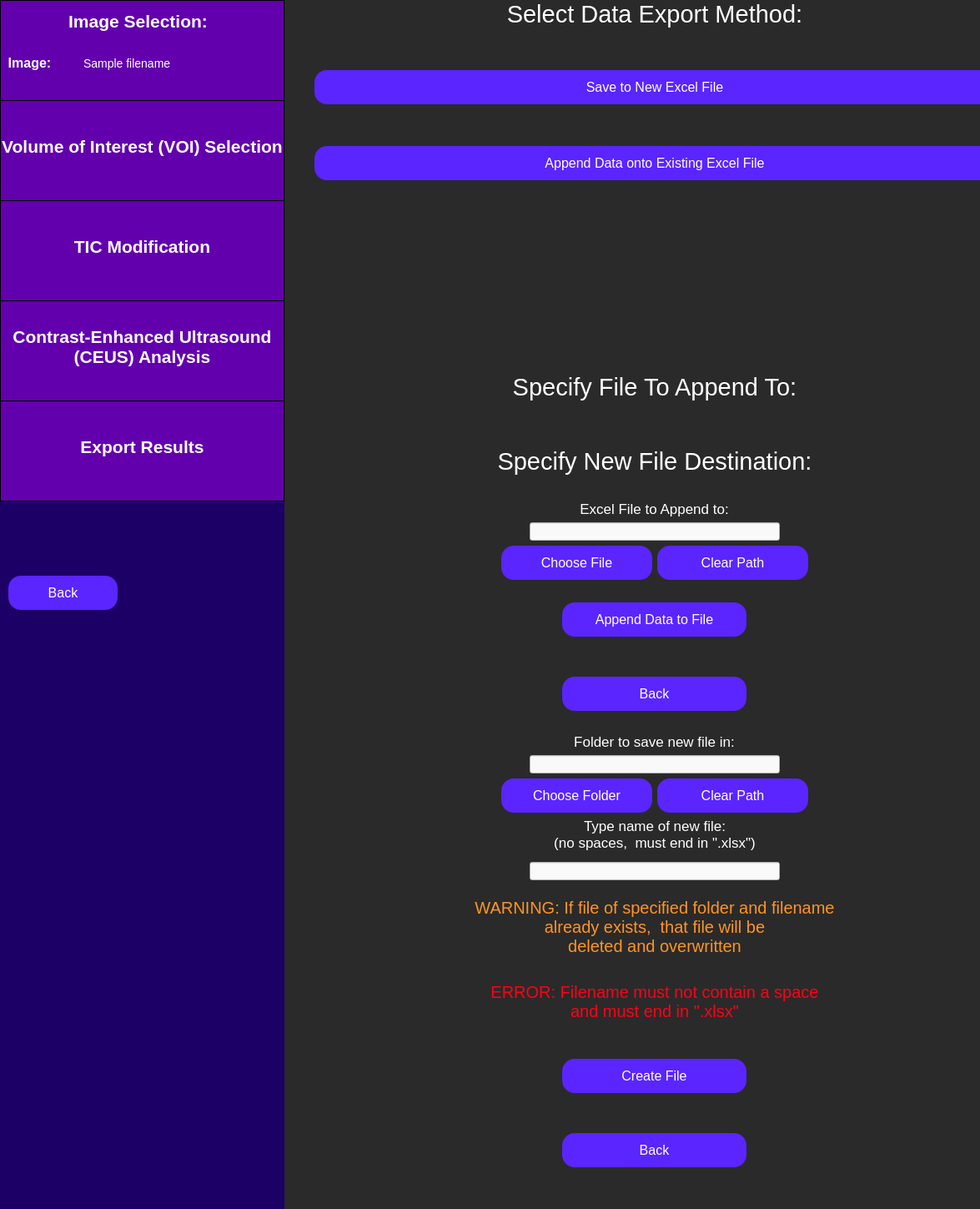
<?xml version="1.0" encoding="UTF-8"?>
<ui version="4.0">
 <class>exportData</class>
 <widget class="QWidget" name="exportData">
  <property name="geometry">
   <rect>
    <x>0</x>
    <y>0</y>
    <width>1175</width>
    <height>1449</height>
   </rect>
  </property>
  <property name="windowTitle">
   <string>Export Data</string>
  </property>
  <property name="styleSheet">
   <string notr="true">QWidget {
	background: rgb(42, 42, 42);
}</string>
  </property>
  <widget class="QWidget" name="horizontalLayoutWidget_3">
   <property name="geometry">
    <rect>
     <x>0</x>
     <y>0</y>
     <width>1223</width>
     <height>1509</height>
    </rect>
   </property>
   <layout class="QHBoxLayout" name="fullScreenLayout">
    <item>
     <widget class="QWidget" name="sidebar" native="true">
      <property name="minimumSize">
       <size>
        <width>341</width>
        <height>0</height>
       </size>
      </property>
      <property name="maximumSize">
       <size>
        <width>341</width>
        <height>16777215</height>
       </size>
      </property>
      <property name="toolTip">
       <string>&lt;html&gt;&lt;head/&gt;&lt;body&gt;&lt;p&gt;&lt;br/&gt;&lt;/p&gt;&lt;/body&gt;&lt;/html&gt;</string>
      </property>
      <property name="styleSheet">
       <string notr="true">QWidget {
	background-color: rgb(28, 0, 101);
}</string>
      </property>
      <widget class="QFrame" name="imageSelectionSidebar">
       <property name="geometry">
        <rect>
         <x>0</x>
         <y>0</y>
         <width>341</width>
         <height>121</height>
        </rect>
       </property>
       <property name="styleSheet">
        <string notr="true">QFrame {
	background-color: rgb(99, 0, 174);
	border: 1px solid black;
}</string>
       </property>
       <property name="frameShape">
        <enum>QFrame::StyledPanel</enum>
       </property>
       <property name="frameShadow">
        <enum>QFrame::Raised</enum>
       </property>
       <widget class="QLabel" name="imageSelectionLabelSidebar">
        <property name="geometry">
         <rect>
          <x>70</x>
          <y>0</y>
          <width>191</width>
          <height>51</height>
         </rect>
        </property>
        <property name="styleSheet">
         <string notr="true">QLabel {
	font-size: 21px;
	color: rgb(255, 255, 255);
	background-color: rgba(255, 255, 255, 0);
	border: 0px;
	font-weight: bold;
}</string>
        </property>
        <property name="text">
         <string>Image Selection:</string>
        </property>
        <property name="alignment">
         <set>Qt::AlignCenter</set>
        </property>
       </widget>
       <widget class="QLabel" name="imageLabel">
        <property name="geometry">
         <rect>
          <x>-60</x>
          <y>50</y>
          <width>191</width>
          <height>51</height>
         </rect>
        </property>
        <property name="styleSheet">
         <string notr="true">QLabel {
	font-size: 16px;
	color: rgb(255, 255, 255);
	background-color: rgba(255, 255, 255, 0);
	border: 0px;
	font-weight: bold;
}</string>
        </property>
        <property name="text">
         <string>Image:</string>
        </property>
        <property name="alignment">
         <set>Qt::AlignCenter</set>
        </property>
       </widget>
       <widget class="QLabel" name="imagePathInput">
        <property name="geometry">
         <rect>
          <x>100</x>
          <y>50</y>
          <width>241</width>
          <height>51</height>
         </rect>
        </property>
        <property name="styleSheet">
         <string notr="true">QLabel {
	font-size: 14px;
	color: rgb(255, 255, 255);
	background-color: rgba(255, 255, 255, 0);
	border: 0px;
}</string>
        </property>
        <property name="text">
         <string>Sample filename </string>
        </property>
        <property name="alignment">
         <set>Qt::AlignLeading|Qt::AlignLeft|Qt::AlignVCenter</set>
        </property>
       </widget>
      </widget>
      <widget class="QFrame" name="roiSidebar">
       <property name="geometry">
        <rect>
         <x>0</x>
         <y>120</y>
         <width>341</width>
         <height>121</height>
        </rect>
       </property>
       <property name="styleSheet">
        <string notr="true">QFrame {
	background-color: rgb(99, 0, 174);
	border: 1px solid black;
}</string>
       </property>
       <property name="frameShape">
        <enum>QFrame::StyledPanel</enum>
       </property>
       <property name="frameShadow">
        <enum>QFrame::Raised</enum>
       </property>
       <widget class="QLabel" name="roiSidebarLabel">
        <property name="geometry">
         <rect>
          <x>0</x>
          <y>30</y>
          <width>341</width>
          <height>51</height>
         </rect>
        </property>
        <property name="styleSheet">
         <string notr="true">QLabel {
	font-size: 21px;
	color: rgb(255, 255, 255);
	background-color: rgba(255, 255, 255, 0);
	border: 0px;
	font-weight: bold;
}</string>
        </property>
        <property name="text">
         <string>Volume of Interest (VOI) Selection</string>
        </property>
        <property name="alignment">
         <set>Qt::AlignCenter</set>
        </property>
       </widget>
      </widget>
      <widget class="QFrame" name="rfAnalysisSidebar">
       <property name="geometry">
        <rect>
         <x>0</x>
         <y>480</y>
         <width>341</width>
         <height>121</height>
        </rect>
       </property>
       <property name="styleSheet">
        <string notr="true">QFrame {
	background-color:  rgb(99, 0, 174);
	border: 1px solid black;
}</string>
       </property>
       <property name="frameShape">
        <enum>QFrame::StyledPanel</enum>
       </property>
       <property name="frameShadow">
        <enum>QFrame::Raised</enum>
       </property>
       <widget class="QLabel" name="rfAnalysisLabel">
        <property name="geometry">
         <rect>
          <x>0</x>
          <y>30</y>
          <width>341</width>
          <height>51</height>
         </rect>
        </property>
        <property name="styleSheet">
         <string notr="true">QLabel {
	font-size: 21px;
	color: rgb(255, 255, 255);
	background-color: rgba(255, 255, 255, 0);
	border: 0px;
	font-weight: bold;
}</string>
        </property>
        <property name="text">
         <string>Export Results</string>
        </property>
        <property name="alignment">
         <set>Qt::AlignCenter</set>
        </property>
       </widget>
      </widget>
      <widget class="QFrame" name="ticAnalysisSidebar">
       <property name="geometry">
        <rect>
         <x>0</x>
         <y>360</y>
         <width>341</width>
         <height>121</height>
        </rect>
       </property>
       <property name="styleSheet">
        <string notr="true">QFrame {
	background-color:  rgb(99, 0, 174);
	border: 1px solid black;
}</string>
       </property>
       <property name="frameShape">
        <enum>QFrame::StyledPanel</enum>
       </property>
       <property name="frameShadow">
        <enum>QFrame::Raised</enum>
       </property>
       <widget class="QLabel" name="ticAnalysisLabel">
        <property name="geometry">
         <rect>
          <x>0</x>
          <y>30</y>
          <width>341</width>
          <height>51</height>
         </rect>
        </property>
        <property name="styleSheet">
         <string notr="true">QLabel {
	font-size: 21px;
	color: rgb(255, 255, 255);
	background-color: rgba(255, 255, 255, 0);
	border: 0px;
	font-weight: bold;
}</string>
        </property>
        <property name="text">
         <string>Contrast-Enhanced Ultrasound
(CEUS) Analysis</string>
        </property>
        <property name="alignment">
         <set>Qt::AlignCenter</set>
        </property>
       </widget>
      </widget>
      <widget class="QFrame" name="analysisParamsSidebar">
       <property name="geometry">
        <rect>
         <x>0</x>
         <y>240</y>
         <width>341</width>
         <height>121</height>
        </rect>
       </property>
       <property name="styleSheet">
        <string notr="true">QFrame {
	background-color: rgb(99, 0, 174);
	border: 1px solid black;
}</string>
       </property>
       <property name="frameShape">
        <enum>QFrame::StyledPanel</enum>
       </property>
       <property name="frameShadow">
        <enum>QFrame::Raised</enum>
       </property>
       <widget class="QLabel" name="analysisParamsLabel">
        <property name="geometry">
         <rect>
          <x>0</x>
          <y>30</y>
          <width>341</width>
          <height>51</height>
         </rect>
        </property>
        <property name="styleSheet">
         <string notr="true">QLabel {
	font-size: 21px;
	color: rgb(255, 255, 255);
	background-color: rgba(255, 255, 255, 0);
	border: 0px;
	font-weight:bold;
}</string>
        </property>
        <property name="text">
         <string>TIC Modification</string>
        </property>
        <property name="alignment">
         <set>Qt::AlignCenter</set>
        </property>
       </widget>
      </widget>
      <widget class="QPushButton" name="backButton">
       <property name="geometry">
        <rect>
         <x>10</x>
         <y>690</y>
         <width>131</width>
         <height>41</height>
        </rect>
       </property>
       <property name="styleSheet">
        <string notr="true">QPushButton {
	color: white;
	font-size: 16px;
	background: rgb(90, 37, 255);
	border-radius: 15px;
}</string>
       </property>
       <property name="text">
        <string>Back</string>
       </property>
      </widget>
     </widget>
    </item>
    <item>
     <layout class="QVBoxLayout" name="verticalLayout_4">
      <item>
       <layout class="QVBoxLayout" name="approachSelectionLayout">
        <property name="spacing">
         <number>50</number>
        </property>
        <property name="leftMargin">
         <number>30</number>
        </property>
        <property name="rightMargin">
         <number>30</number>
        </property>
        <property name="bottomMargin">
         <number>200</number>
        </property>
        <item>
         <widget class="QLabel" name="selectDataLabel">
          <property name="styleSheet">
           <string notr="true">QLabel {
	font-size: 29px;
	color: rgb(255, 255, 255);
	background-color: rgba(255, 255, 255, 0);
}</string>
          </property>
          <property name="text">
           <string>Select Data Export Method:</string>
          </property>
          <property name="textFormat">
           <enum>Qt::AutoText</enum>
          </property>
          <property name="scaledContents">
           <bool>false</bool>
          </property>
          <property name="alignment">
           <set>Qt::AlignCenter</set>
          </property>
          <property name="wordWrap">
           <bool>true</bool>
          </property>
         </widget>
        </item>
        <item>
         <widget class="QPushButton" name="newFileOptionButton">
          <property name="minimumSize">
           <size>
            <width>421</width>
            <height>41</height>
           </size>
          </property>
          <property name="toolTip">
           <string>&lt;html&gt;&lt;head/&gt;&lt;body&gt;&lt;p&gt;&lt;br/&gt;&lt;/p&gt;&lt;/body&gt;&lt;/html&gt;</string>
          </property>
          <property name="styleSheet">
           <string notr="true">QPushButton {
	color: white;
	font-size: 16px;
	background: rgb(90, 37, 255);
	border-radius: 15px;
}</string>
          </property>
          <property name="text">
           <string>Save to New Excel File</string>
          </property>
         </widget>
        </item>
        <item>
         <widget class="QPushButton" name="appendFileOptionButton">
          <property name="minimumSize">
           <size>
            <width>421</width>
            <height>41</height>
           </size>
          </property>
          <property name="toolTip">
           <string>&lt;html&gt;&lt;head/&gt;&lt;body&gt;&lt;p&gt;&lt;br/&gt;&lt;/p&gt;&lt;/body&gt;&lt;/html&gt;</string>
          </property>
          <property name="styleSheet">
           <string notr="true">QPushButton {
	color: white;
	font-size: 16px;
	background: rgb(90, 37, 255);
	border-radius: 15px;
}</string>
          </property>
          <property name="text">
           <string>Append Data onto Existing Excel File</string>
          </property>
         </widget>
        </item>
       </layout>
      </item>
      <item>
       <widget class="QLabel" name="appendFileHeading">
        <property name="styleSheet">
         <string notr="true">QLabel {
	font-size: 29px;
	color: rgb(255, 255, 255);
	background-color: rgba(255, 255, 255, 0);
}</string>
        </property>
        <property name="text">
         <string>Specify File To Append To:</string>
        </property>
        <property name="textFormat">
         <enum>Qt::AutoText</enum>
        </property>
        <property name="scaledContents">
         <bool>false</bool>
        </property>
        <property name="alignment">
         <set>Qt::AlignCenter</set>
        </property>
        <property name="wordWrap">
         <bool>true</bool>
        </property>
       </widget>
      </item>
      <item>
       <widget class="QLabel" name="newFileHeading">
        <property name="styleSheet">
         <string notr="true">QLabel {
	font-size: 29px;
	color: rgb(255, 255, 255);
	background-color: rgba(255, 255, 255, 0);
}</string>
        </property>
        <property name="text">
         <string>Specify New File Destination:</string>
        </property>
        <property name="textFormat">
         <enum>Qt::AutoText</enum>
        </property>
        <property name="scaledContents">
         <bool>false</bool>
        </property>
        <property name="alignment">
         <set>Qt::AlignCenter</set>
        </property>
        <property name="wordWrap">
         <bool>true</bool>
        </property>
       </widget>
      </item>
      <item>
       <layout class="QVBoxLayout" name="verticalLayout_2">
        <item alignment="Qt::AlignHCenter|Qt::AlignVCenter">
         <widget class="QLabel" name="appendFileLabel">
          <property name="styleSheet">
           <string notr="true">QLabel {
	background-color: rgba(255, 255, 255, 0);
	color: white;
	font-size: 17px;
}</string>
          </property>
          <property name="text">
           <string>Excel File to Append to:</string>
          </property>
          <property name="alignment">
           <set>Qt::AlignCenter</set>
          </property>
          <property name="textInteractionFlags">
           <set>Qt::NoTextInteraction</set>
          </property>
         </widget>
        </item>
        <item alignment="Qt::AlignHCenter|Qt::AlignVCenter">
         <widget class="QLineEdit" name="appendFilePath">
          <property name="minimumSize">
           <size>
            <width>300</width>
            <height>0</height>
           </size>
          </property>
          <property name="maximumSize">
           <size>
            <width>500</width>
            <height>16777215</height>
           </size>
          </property>
          <property name="styleSheet">
           <string notr="true">QLineEdit {
	background-color: rgb(249, 249, 249);
	color: black;
}</string>
          </property>
         </widget>
        </item>
        <item>
         <layout class="QHBoxLayout" name="horizontalLayout_2">
          <property name="spacing">
           <number>6</number>
          </property>
          <item alignment="Qt::AlignRight|Qt::AlignVCenter">
           <widget class="QPushButton" name="chooseAppendFileButton">
            <property name="minimumSize">
             <size>
              <width>181</width>
              <height>41</height>
             </size>
            </property>
            <property name="maximumSize">
             <size>
              <width>221</width>
              <height>16777215</height>
             </size>
            </property>
            <property name="styleSheet">
             <string notr="true">QPushButton {
	color: white;
	font-size: 16px;
	background: rgb(90, 37, 255);
	border-radius: 15px;
}</string>
            </property>
            <property name="text">
             <string>Choose File</string>
            </property>
           </widget>
          </item>
          <item alignment="Qt::AlignLeft|Qt::AlignVCenter">
           <widget class="QPushButton" name="clearAppendFileButton">
            <property name="minimumSize">
             <size>
              <width>181</width>
              <height>41</height>
             </size>
            </property>
            <property name="maximumSize">
             <size>
              <width>221</width>
              <height>16777215</height>
             </size>
            </property>
            <property name="styleSheet">
             <string notr="true">QPushButton {
	color: white;
	font-size: 16px;
	background: rgb(90, 37, 255);
	border-radius: 15px;
}</string>
            </property>
            <property name="text">
             <string>Clear Path</string>
            </property>
           </widget>
          </item>
         </layout>
        </item>
       </layout>
      </item>
      <item alignment="Qt::AlignHCenter|Qt::AlignVCenter">
       <widget class="QPushButton" name="appendFileButton">
        <property name="minimumSize">
         <size>
          <width>221</width>
          <height>41</height>
         </size>
        </property>
        <property name="maximumSize">
         <size>
          <width>321</width>
          <height>16777215</height>
         </size>
        </property>
        <property name="styleSheet">
         <string notr="true">QPushButton {
	color: white;
	font-size: 16px;
	background: rgb(90, 37, 255);
	border-radius: 15px;
}</string>
        </property>
        <property name="text">
         <string>Append Data to File</string>
        </property>
       </widget>
      </item>
      <item alignment="Qt::AlignHCenter|Qt::AlignVCenter">
       <widget class="QPushButton" name="appendFileBackButton">
        <property name="sizePolicy">
         <sizepolicy hsizetype="Preferred" vsizetype="Fixed">
          <horstretch>0</horstretch>
          <verstretch>0</verstretch>
         </sizepolicy>
        </property>
        <property name="minimumSize">
         <size>
          <width>221</width>
          <height>41</height>
         </size>
        </property>
        <property name="maximumSize">
         <size>
          <width>321</width>
          <height>16777215</height>
         </size>
        </property>
        <property name="styleSheet">
         <string notr="true">QPushButton {
	color: white;
	font-size: 16px;
	background: rgb(90, 37, 255);
	border-radius: 15px;
}</string>
        </property>
        <property name="text">
         <string>Back</string>
        </property>
       </widget>
      </item>
      <item>
       <layout class="QVBoxLayout" name="verticalLayout">
        <item alignment="Qt::AlignHCenter|Qt::AlignVCenter">
         <widget class="QLabel" name="newFolderPathLabel">
          <property name="styleSheet">
           <string notr="true">QLabel {
	background-color: rgba(255, 255, 255, 0);
	color: white;
	font-size: 17px;
}</string>
          </property>
          <property name="text">
           <string>Folder to save new file in:</string>
          </property>
          <property name="alignment">
           <set>Qt::AlignCenter</set>
          </property>
          <property name="textInteractionFlags">
           <set>Qt::NoTextInteraction</set>
          </property>
         </widget>
        </item>
        <item alignment="Qt::AlignHCenter|Qt::AlignVCenter">
         <widget class="QLineEdit" name="newFolderPathInput">
          <property name="minimumSize">
           <size>
            <width>300</width>
            <height>0</height>
           </size>
          </property>
          <property name="maximumSize">
           <size>
            <width>500</width>
            <height>16777215</height>
           </size>
          </property>
          <property name="styleSheet">
           <string notr="true">QLineEdit {
	background-color: rgb(249, 249, 249);
	color: black;
}</string>
          </property>
         </widget>
        </item>
        <item>
         <layout class="QHBoxLayout" name="horizontalLayout">
          <item alignment="Qt::AlignRight|Qt::AlignVCenter">
           <widget class="QPushButton" name="chooseNewFolderButton">
            <property name="minimumSize">
             <size>
              <width>181</width>
              <height>41</height>
             </size>
            </property>
            <property name="maximumSize">
             <size>
              <width>221</width>
              <height>16777215</height>
             </size>
            </property>
            <property name="styleSheet">
             <string notr="true">QPushButton {
	color: white;
	font-size: 16px;
	background: rgb(90, 37, 255);
	border-radius: 15px;
}</string>
            </property>
            <property name="text">
             <string>Choose Folder</string>
            </property>
           </widget>
          </item>
          <item alignment="Qt::AlignLeft|Qt::AlignVCenter">
           <widget class="QPushButton" name="clearNewFolderButton">
            <property name="minimumSize">
             <size>
              <width>181</width>
              <height>41</height>
             </size>
            </property>
            <property name="maximumSize">
             <size>
              <width>221</width>
              <height>16777215</height>
             </size>
            </property>
            <property name="styleSheet">
             <string notr="true">QPushButton {
	color: white;
	font-size: 16px;
	background: rgb(90, 37, 255);
	border-radius: 15px;
}</string>
            </property>
            <property name="text">
             <string>Clear Path</string>
            </property>
           </widget>
          </item>
         </layout>
        </item>
       </layout>
      </item>
      <item>
       <layout class="QVBoxLayout" name="verticalLayout_3">
        <item alignment="Qt::AlignHCenter|Qt::AlignVCenter">
         <widget class="QLabel" name="newFileNameLabel">
          <property name="styleSheet">
           <string notr="true">QLabel {
	background-color: rgba(255, 255, 255, 0);
	color: white;
	font-size: 17px;
}</string>
          </property>
          <property name="text">
           <string>Type name of new file:
(no spaces,  must end in &quot;.xlsx&quot;)</string>
          </property>
          <property name="alignment">
           <set>Qt::AlignCenter</set>
          </property>
          <property name="textInteractionFlags">
           <set>Qt::NoTextInteraction</set>
          </property>
         </widget>
        </item>
        <item alignment="Qt::AlignHCenter|Qt::AlignVCenter">
         <widget class="QLineEdit" name="newFileNameInput">
          <property name="minimumSize">
           <size>
            <width>300</width>
            <height>0</height>
           </size>
          </property>
          <property name="maximumSize">
           <size>
            <width>500</width>
            <height>16777215</height>
           </size>
          </property>
          <property name="styleSheet">
           <string notr="true">QLineEdit {
	background-color: rgb(249, 249, 249);
	color: black;
}</string>
          </property>
          <property name="alignment">
           <set>Qt::AlignCenter</set>
          </property>
         </widget>
        </item>
       </layout>
      </item>
      <item>
       <widget class="QLabel" name="fileNameWarningLabel">
        <property name="styleSheet">
         <string notr="true">QLabel {
	color: rgb(255, 148, 37);
	font-size: 20px;
	background-color: rgba(255, 255, 255, 0);
}</string>
        </property>
        <property name="text">
         <string>WARNING: If file of specified folder and filename
already exists,  that file will be
deleted and overwritten</string>
        </property>
        <property name="alignment">
         <set>Qt::AlignCenter</set>
        </property>
       </widget>
      </item>
      <item>
       <widget class="QLabel" name="fileNameErrorLabel">
        <property name="styleSheet">
         <string notr="true">QLabel {
	color: rgb(255, 0, 23);
	font-size: 20px;
	background-color: rgba(255, 255, 255, 0);
}</string>
        </property>
        <property name="text">
         <string>ERROR: Filename must not contain a space
and must end in &quot;.xlsx&quot;</string>
        </property>
        <property name="alignment">
         <set>Qt::AlignCenter</set>
        </property>
       </widget>
      </item>
      <item alignment="Qt::AlignHCenter|Qt::AlignVCenter">
       <widget class="QPushButton" name="createNewFileButton">
        <property name="minimumSize">
         <size>
          <width>221</width>
          <height>41</height>
         </size>
        </property>
        <property name="maximumSize">
         <size>
          <width>321</width>
          <height>16777215</height>
         </size>
        </property>
        <property name="styleSheet">
         <string notr="true">QPushButton {
	color: white;
	font-size: 16px;
	background: rgb(90, 37, 255);
	border-radius: 15px;
}</string>
        </property>
        <property name="text">
         <string>Create File</string>
        </property>
       </widget>
      </item>
      <item alignment="Qt::AlignHCenter|Qt::AlignVCenter">
       <widget class="QPushButton" name="newFileBackButton">
        <property name="minimumSize">
         <size>
          <width>221</width>
          <height>41</height>
         </size>
        </property>
        <property name="maximumSize">
         <size>
          <width>321</width>
          <height>16777215</height>
         </size>
        </property>
        <property name="styleSheet">
         <string notr="true">QPushButton {
	color: white;
	font-size: 16px;
	background: rgb(90, 37, 255);
	border-radius: 15px;
}</string>
        </property>
        <property name="text">
         <string>Back</string>
        </property>
       </widget>
      </item>
      <item>
       <widget class="QLabel" name="dataSavedSuccessfullyLabel">
        <property name="styleSheet">
         <string notr="true">QLabel {
	color: rgb(23, 255, 0);
	font-size: 30px;
	background-color: rgba(255, 255, 255, 0);
}</string>
        </property>
        <property name="text">
         <string>Data saved successfully!</string>
        </property>
        <property name="alignment">
         <set>Qt::AlignCenter</set>
        </property>
       </widget>
      </item>
     </layout>
    </item>
   </layout>
  </widget>
 </widget>
 <resources/>
 <connections/>
</ui>
